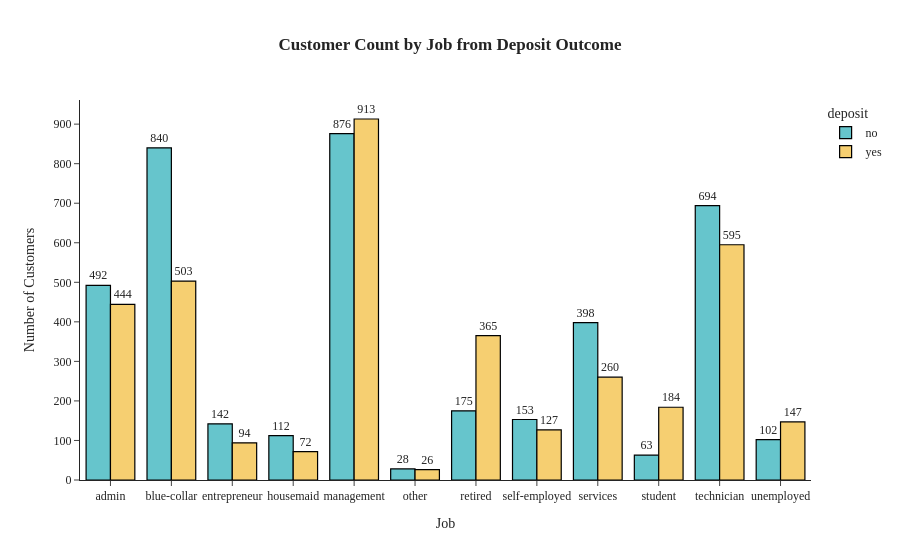

Notebook code cell kept with this figure:
### Markdown cell above
#### Uji hipotesis untuk job

### Code cell
# tabel distribusi
print("Distribusi jumlah customer berdasarkan job terhadap Deposit:")
jumlah_job = df_eda.groupby('job')['deposit'].value_counts()
proporsi_job = df_eda.groupby('job')['deposit'].value_counts(normalize=True)
display (pd.DataFrame({'Jumlah': jumlah_job, 'Proporsi': proporsi_job}))

job_deposit_counts = df_eda.groupby(['job', 'deposit']).size().reset_index(name='count')

# visualisasi bar chart
fig_job = px.bar(job_deposit_counts, x='job', y='count', color='deposit', barmode='group',
             text='count', title='<b>Customer Count by Job from Deposit Outcome',
             template='simple_white', color_discrete_sequence=px.colors.qualitative.Pastel)
fig_job.update_traces(marker=dict(line=dict(color='#000000', width=1.2)), textposition='outside')
fig_job.update_layout(xaxis_title='Job',
                  yaxis_title='Number of Customers',
                  title_x=0.5,
                  font_family="Times New Roman",
                  title_font_family="Times New Roman")
display(fig_job.show())

### Figure 1 — Plotly figure (JSON) as saved in the notebook; plotly's stock layout.template omitted (floating-point values rounded to 4 significant figures)
{"data": [{"alignmentgroup": "True", "hovertemplate": "deposit=no<br>job=%{x}<br>count=%{text}<extra></extra>", "legendgroup": "no", "marker": {"color": "rgb(102, 197, 204)", "line": {"color": "#000000", "width": 1.2}, "pattern": {"shape": ""}}, "name": "no", "offsetgroup": "no", "orientation": "v", "showlegend": true, "text": [492.0, 840.0, 142.0, 112.0, 876.0, 28.0, 175.0, 153.0, 398.0, 63.0, 694.0, 102.0], "textposition": "outside", "type": "bar", "x": ["admin", "blue-collar", "entrepreneur", "housemaid", "management", "other", "retired", "self-employed", "services", "student", "technician", "unemployed"], "xaxis": "x", "y": [492, 840, 142, 112, 876, 28, 175, 153, 398, 63, 694, 102], "yaxis": "y"}, {"alignmentgroup": "True", "hovertemplate": "deposit=yes<br>job=%{x}<br>count=%{text}<extra></extra>", "legendgroup": "yes", "marker": {"color": "rgb(246, 207, 113)", "line": {"color": "#000000", "width": 1.2}, "pattern": {"shape": ""}}, "name": "yes", "offsetgroup": "yes", "orientation": "v", "showlegend": true, "text": [444.0, 503.0, 94.0, 72.0, 913.0, 26.0, 365.0, 127.0, 260.0, 184.0, 595.0, 147.0], "textposition": "outside", "type": "bar", "x": ["admin", "blue-collar", "entrepreneur", "housemaid", "management", "other", "retired", "self-employed", "services", "student", "technician", "unemployed"], "xaxis": "x", "y": [444, 503, 94, 72, 913, 26, 365, 127, 260, 184, 595, 147], "yaxis": "y"}], "layout": {"barmode": "group", "font": {"family": "Times New Roman"}, "legend": {"title": {"text": "deposit"}, "tracegroupgap": 0}, "title": {"font": {"family": "Times New Roman"}, "text": "<b>Customer Count by Job from Deposit Outcome", "x": 0.5}, "xaxis": {"anchor": "y", "domain": [0, 1], "title": {"text": "Job"}}, "yaxis": {"anchor": "x", "domain": [0, 1], "title": {"text": "Number of Customers"}}}}
